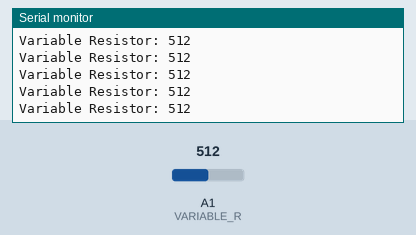
This sketch was run on a simulated Arduino Uno, built with avr-gcc and run on an emulated ATmega328P. On the bench: the last lines printed to the serial monitor. Inputs (shaded band) come from the test bench; at power-on: A1 (VARIABLE_R) = 512.

Above: at 1.2 s.
1.3 s: A1 (VARIABLE_R) set to 716
At 1.31 s:
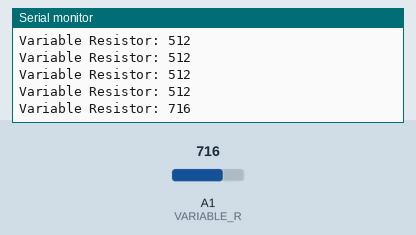
2.8 s: A1 (VARIABLE_R) set to 900
At 2.82 s:
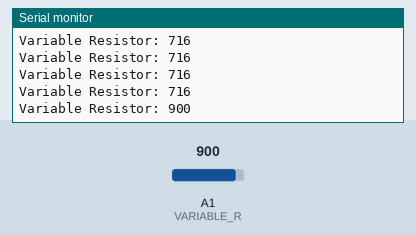
Timing chart, 0 to 5.8 s (numbered marks = the images above; inputs shaded):
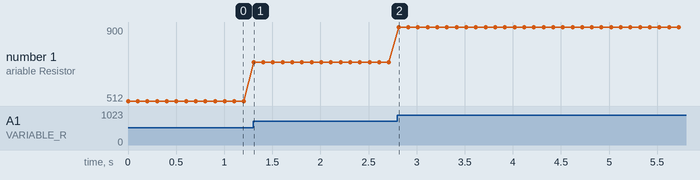

The sketch:

ex15_08.ino
```cpp
// 가변저항값 읽고 출력하기

#define VARIABLE_R A1

void setup() {
  pinMode(VARIABLE_R, INPUT);
  Serial.begin(9600);
}

void loop() {
  int value = analogRead(VARIABLE_R);  // 가변저항값 읽기
  Serial.print("Variable Resistor: ");    // 시리얼모니터 상에 출력
  Serial.println(value);        // 시리얼모니터 상에 가변저항값 출력
  delay(100);
}
```

Measured:
- after the input at 1.3 s, the serial monitor: prints a new line at once (image 1)
- after the input at 2.8 s, the serial monitor: prints a new line at once (image 2)
- plotted number 1: 512 → 716 after the input at 1.3 s, 716 → 900 after the input at 2.8 s
